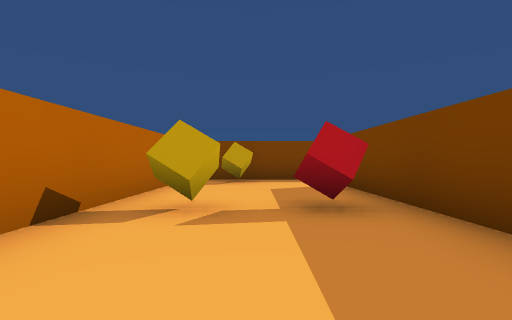
view 1 (above)

22 first-person views from a walk through a scene from a Unity 3-D project. The camera is 0.51 m above the floor, looks level and sees 85° across. The floor is counted in squares, 1 m on a side. Each view is taken from the middle of a square. On the plan, view 1 faces up. The plan holds only what a view shows up to about 9 squares ahead; the rest is blank. The player character is not drawn.

view 2
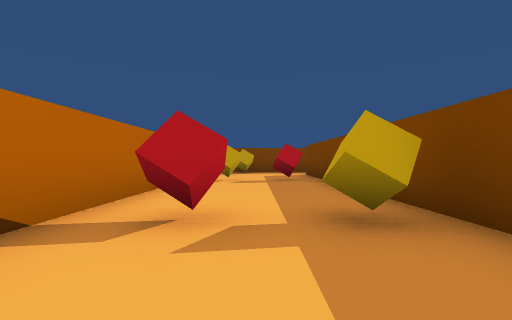

view 3
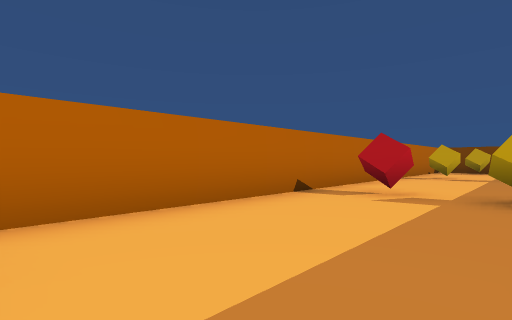

view 4
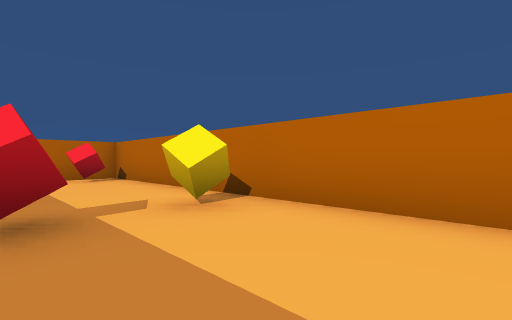

view 5
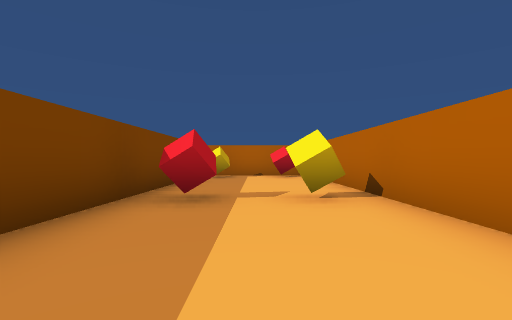

view 6
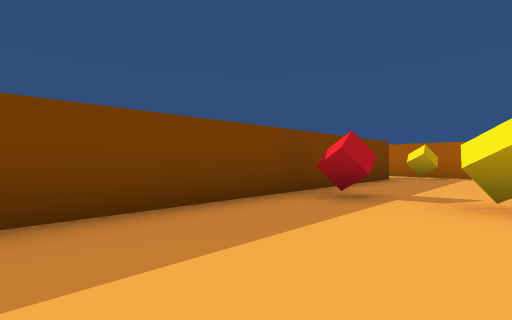

view 7
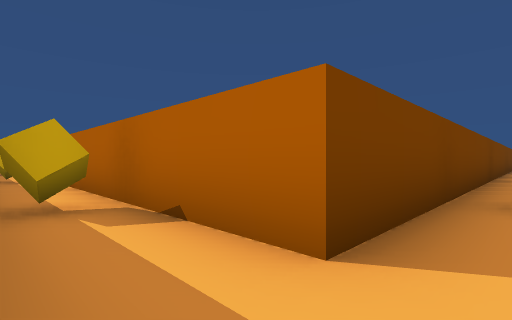

view 8
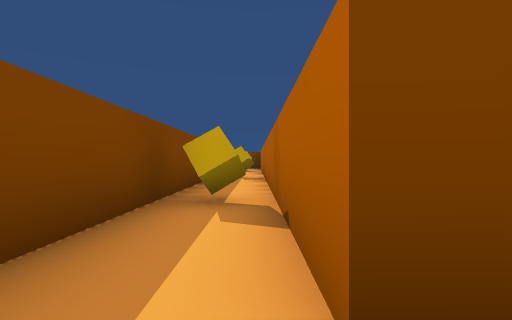

view 9
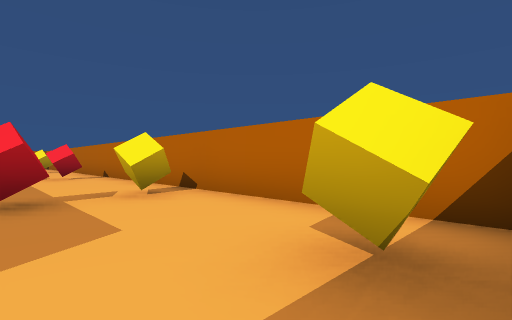

view 10
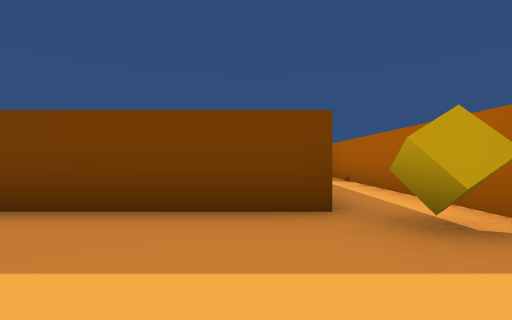

view 11
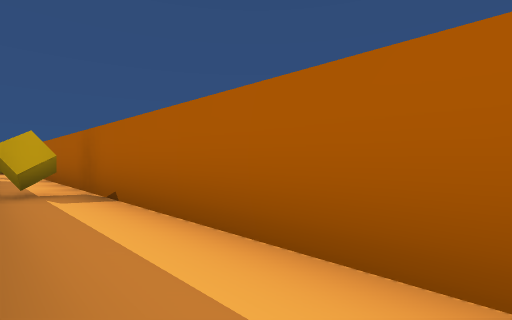

view 12
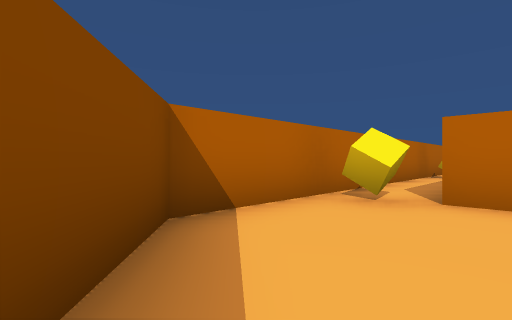

view 13
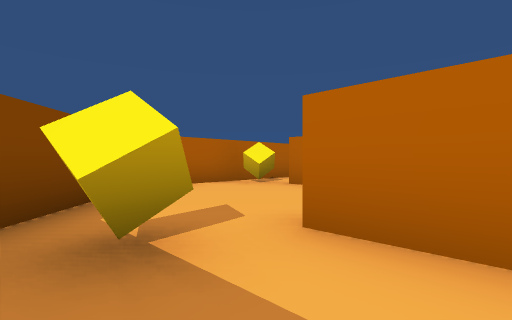

view 14
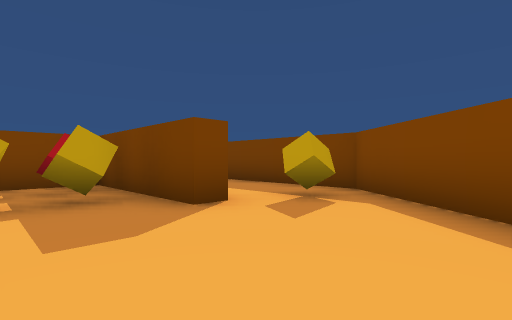

view 15
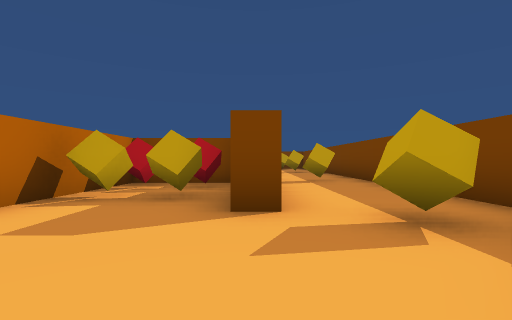

view 16
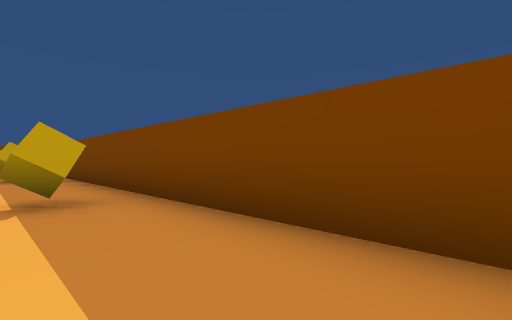

view 17
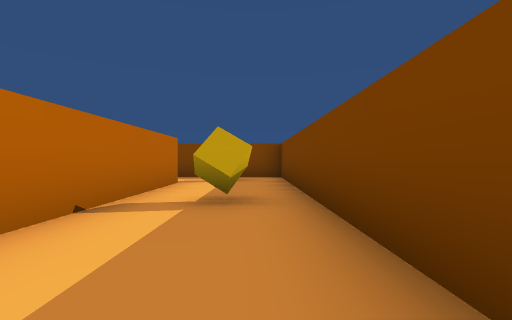

view 18
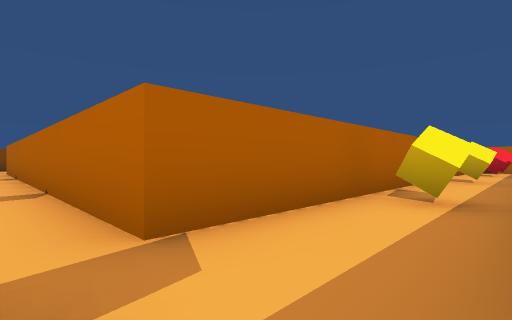

view 19
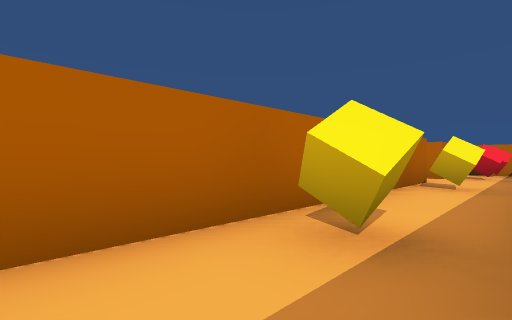

view 20
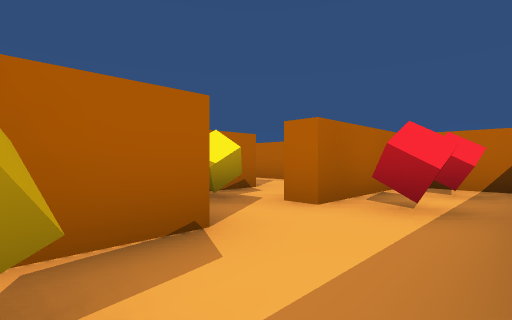

view 21
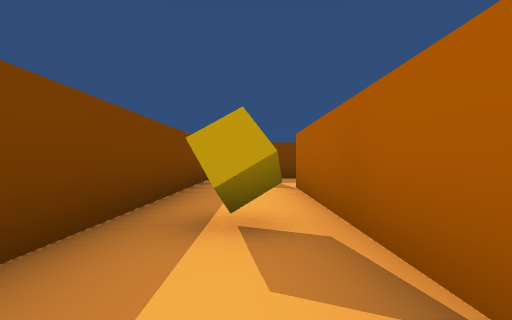

view 22
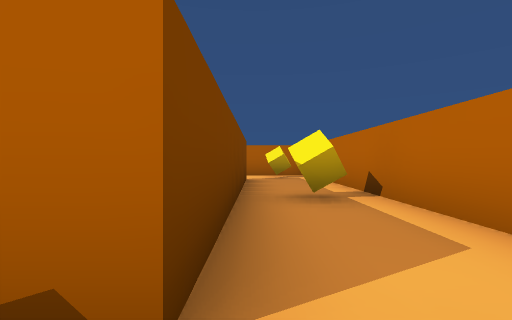

### Floor plan
Ten units are one square. View 1 is at (0, 0); x grows to the right and y downward. Boxes are objects, and circles mark ways between rooms. Rooms are numbered by the first view taken in them; rooms with no view inside come last. Other rooms are left out.
<svg viewBox="-23 -80 206 208">
<path fill="none" stroke="#000" d="M-18 -70 -18 123 14 123M70 -72 -11 -72M17 109 17 -57 96 -57M145 48 123 48 123 80M123 101 123 108M68 -33 152 -33 152 83 148 83 148 48M30 -33 52 -33 52 -28M14 123 148 123 178 88 178 -52 112 -52M22 -48 22 -36M22 -4 22 44M42 51 42 -13 50 -13"/>
<rect x="-15" y="105" width="10" height="10" fill="#bbb"><title>other object</title></rect>
<rect x="-15" y="65" width="10" height="10" fill="#bbb"><title>other object</title></rect>
<rect x="-15" y="15" width="10" height="10" fill="#bbb"><title>other object</title></rect>
<rect x="-15" y="-35" width="10" height="10" fill="#bbb"><title>other object</title></rect>
<rect x="-5" y="-65" width="10" height="10" fill="#bbb"><title>other object</title></rect>
<rect x="5" y="105" width="10" height="10" fill="#bbb"><title>other object</title></rect>
<rect x="5" y="65" width="10" height="10" fill="#bbb"><title>other object</title></rect>
<rect x="5" y="15" width="10" height="10" fill="#bbb"><title>other object</title></rect>
<rect x="5" y="-35" width="10" height="10" fill="#bbb"><title>other object</title></rect>
<rect x="35" y="-75" width="10" height="10" fill="#bbb"><title>other object</title></rect>
<rect x="25" y="-45" width="10" height="10" fill="#bbb"><title>other object</title></rect>
<rect x="45" y="-45" width="10" height="10" fill="#bbb"><title>other object</title></rect>
<rect x="65" y="105" width="10" height="10" fill="#bbb"><title>other object</title></rect>
<rect x="75" y="-45" width="10" height="10" fill="#bbb"><title>other object</title></rect>
<rect x="115" y="105" width="10" height="10" fill="#bbb"><title>other object</title></rect>
<rect x="115" y="-45" width="10" height="10" fill="#bbb"><title>other object</title></rect>
<rect x="125" y="65" width="10" height="10" fill="#bbb"><title>other object</title></rect>
<rect x="125" y="55" width="10" height="10" fill="#bbb"><title>other object</title></rect>
<rect x="135" y="65" width="10" height="10" fill="#bbb"><title>other object</title></rect>
<rect x="135" y="55" width="10" height="10" fill="#bbb"><title>other object</title></rect>
<rect x="155" y="85" width="10" height="10" fill="#bbb"><title>other object</title></rect>
<rect x="165" y="35" width="10" height="10" fill="#bbb"><title>other object</title></rect>
<rect x="165" y="-5" width="10" height="10" fill="#bbb"><title>other object</title></rect>
<rect x="25" y="55" width="10" height="10" fill="#bbb"><title>other object</title></rect>
<rect x="25" y="15" width="10" height="10" fill="#bbb"><title>other object</title></rect>
<circle cx="20" cy="110" r="3" fill="#2a7"/>
<text x="10" y="0">1</text>
<text x="130" y="50">2</text>
<text x="40" y="20">3</text>
</svg>
Room 1 opens to room 2.

Where each view was taken, in squares from view 1:
view 1: 0 up, 0 right, facing up
view 2: 4 down, 0 right, facing up
view 3: 6 down, 1 right, facing up-left
view 4: 4 down, 1 right, facing down-left
view 5: 3 down, 0 right, facing down
view 6: 3 down, 1 left, facing down-right
view 7: 7 up, 1 right, facing down-right
view 8: 6 up, 1 right, facing right
view 9: 7 up, 1 right, facing down-left
view 10: 10 down, 1 left, facing right
view 11: 11 down, 2 right, facing down-right
view 12: 10 down, 16 right, facing down-left
view 13: 7 down, 17 right, facing down-left
view 14: 11 down, 13 right, facing up-right
view 15: 11 down, 15 right, facing up
view 16: 8 down, 16 right, facing up-right
view 17: 3 down, 17 right, facing up
view 18: 5 up, 16 right, facing down-left
view 19: 5 up, 14 right, facing down-left
view 20: 5 up, 8 right, facing down-left
view 21: 4 up, 10 right, facing right
view 22: 2 up, 4 right, facing down
